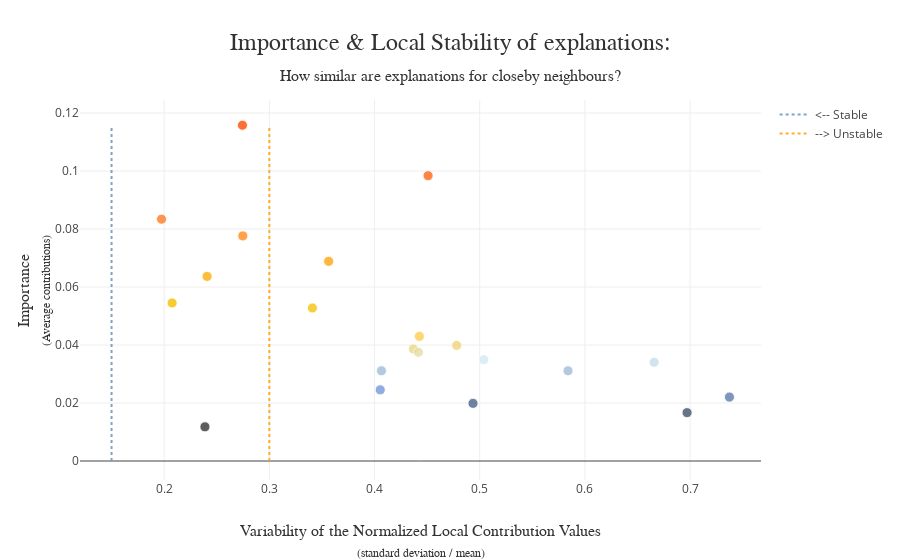

Notebook code for this chart:
### Code cell
xpl.plot.stability_plot()

### Figure 1 — Plotly figure (JSON) as saved in the notebook; plotly's stock layout.template omitted (floating-point values rounded to 4 significant figures)
{"data": [{"hovertemplate": "%{hovertext}<extra></extra>", "hovertext": ["<b>Feature: %dl_volume</b><br />Importance: 0.054498961224814804<br />Variability: 0.20759717661071272", "<b>Feature: %tcp_protocol</b><br />Importance: 0.08338923896579567<br />Variability: 0.19750709503668012", "<b>Feature: %udp_protocol</b><br />Importance: 0.06885031027110554<br />Variability: 0.356378444370957", "<b>Feature: %ul_volume</b><br />Importance: 0.019876087286479514<br />Variability: 0.49362044126639076", "<b>Feature: avg_dl_volume</b><br />Importance: 0.05276767916892251<br />Variability: 0.34093087880302575", "<b>Feature: avg_ul_volume</b><br />Importance: 0.024529444358280868<br />Variability: 0.405430560791201", "<b>Feature: dl_data_volume</b><br />Importance: 0.11578518545134753<br />Variability: 0.2744445160103144", "<b>Feature: dl_packet</b><br />Importance: 0.03861394189876362<br />Variability: 0.4369260547713779", "<b>Feature: kB/s</b><br />Importance: 0.03493886355513988<br />Variability: 0.5038779700476381", "<b>Feature: max_dl_volume</b><br />Importance: 0.034035475567454704<br />Variability: 0.6658210464987531", "<b>Feature: max_ul_volume</b><br />Importance: 0.07762274598501936<br />Variability: 0.2747724281509469", "<b>Feature: min_dl_volume</b><br />Importance: 0.011776456223362137<br />Variability: 0.2387663085977406", "<b>Feature: min_ul_volume</b><br />Importance: 0.016679354048406852<br />Variability: 0.6970968561275377", "<b>Feature: nb_downlink_packet</b><br />Importance: 0.022033787787372767<br />Variability: 0.7374032095284816", "<b>Feature: nb_packet/s</b><br />Importance: 0.06365775702409439<br />Variability: 0.2408084786517231", "<b>Feature: nb_uplink_packet</b><br />Importance: 0.03748779827736242<br />Variability: 0.4417316550294601", "<b>Feature: session_time</b><br />Importance: 0.03109605254384711<br />Variability: 0.5839129571018735", "<b>Feature: std_dl_volume</b><br />Importance: 0.04298407475095839<br />Variability: 0.44264586134331474", "<b>Feature: std_ul_volume</b><br />Importance: 0.031119651880050506<br />Variability: 0.40659513717221085", "<b>Feature: ul_data_volume</b><br />Importance: 0.09839723007877392<br />Variability: 0.4508976239768986", "<b>Feature: ul_packet</b><br />Importance: 0.03985990365264749<br />Variability: 0.4780884152355216"], "marker": {"color": [0.0545, 0.08339, 0.06885, 0.01988, 0.05277, 0.02453, 0.1158, 0.03861, 0.03494, 0.03404, 0.07762, 0.01178, 0.01668, 0.02203, 0.06366, 0.03749, 0.0311, 0.04298, 0.03112, 0.0984, 0.03986], "colorscale": [[0, "rgb(52, 55, 54)"], [0.07787, "rgb(74, 99, 138)"], [0.1226, "rgb(116, 153, 214)"], [0.186, "rgb(162, 188, 213)"], [0.2227, "rgb(212, 234, 242)"], [0.258, "rgb(235, 216, 134)"], [0.3, "rgb(255, 204, 83)"], [0.4108, "rgb(244, 192, 0)"], [0.5487, "rgb(255, 166, 17)"], [0.6885, "rgb(255, 123, 38)"], [1, "rgb(255, 77, 7)"]], "line": {"color": "white", "width": 0.8}, "opacity": 0.8, "size": 10}, "mode": "markers", "showlegend": false, "type": "scatter", "x": [0.2076, 0.1975, 0.3564, 0.4936, 0.3409, 0.4054, 0.2744, 0.4369, 0.5039, 0.6658, 0.2748, 0.2388, 0.6971, 0.7374, 0.2408, 0.4417, 0.5839, 0.4426, 0.4066, 0.4509, 0.4781], "y": [0.0545, 0.08339, 0.06885, 0.01988, 0.05277, 0.02453, 0.1158, 0.03861, 0.03494, 0.03404, 0.07762, 0.01178, 0.01668, 0.02203, 0.06366, 0.03749, 0.0311, 0.04298, 0.03112, 0.0984, 0.03986]}, {"hoverinfo": "none", "line": {"color": "rgba(117, 152, 189, 0.9)", "dash": "dot"}, "mode": "lines", "name": "<-- Stable", "type": "scatter", "x": [0.15, 0.15, 0.15, 0.15, 0.15, 0.15, 0.15, 0.15, 0.15, 0.15, 0.15, 0.15, 0.15, 0.15, 0.15, 0.15, 0.15, 0.15, 0.15, 0.15, 0.15], "y": [0, 0.1158]}, {"hoverinfo": "none", "line": {"color": "rgba(255, 166, 17, 0.9)", "dash": "dot"}, "mode": "lines", "name": "--> Unstable", "type": "scatter", "x": [0.3, 0.3, 0.3, 0.3, 0.3, 0.3, 0.3, 0.3, 0.3, 0.3, 0.3, 0.3, 0.3, 0.3, 0.3, 0.3, 0.3, 0.3, 0.3, 0.3, 0.3], "y": [0, 0.1158]}], "layout": {"coloraxis": {"showscale": false}, "hovermode": "closest", "title": {"font": {"color": "rgb(50, 50, 50)", "family": "Arial", "size": 24}, "pad": {"b": 50}, "text": "Importance & Local Stability of explanations:<span style='font-size: 16px;'><br />How similar are explanations for closeby neighbours?</span>", "x": 0.5, "xanchor": "center", "yanchor": "bottom"}, "xaxis": {"automargin": true, "range": [0.12, 0.7674], "title": {"font": {"color": "rgb(50, 50, 50)", "family": "Arial Black", "size": 16}, "text": "Variability of the Normalized Local Contribution Values<span style='font-size: 12px;'><br />(standard deviation / mean)</span>"}}, "yaxis": {"automargin": true, "title": {"font": {"color": "rgb(50, 50, 50)", "family": "Arial Black", "size": 16}, "text": "Importance<span style='font-size: 12px;'><br />(Average contributions)</span>"}}}}
